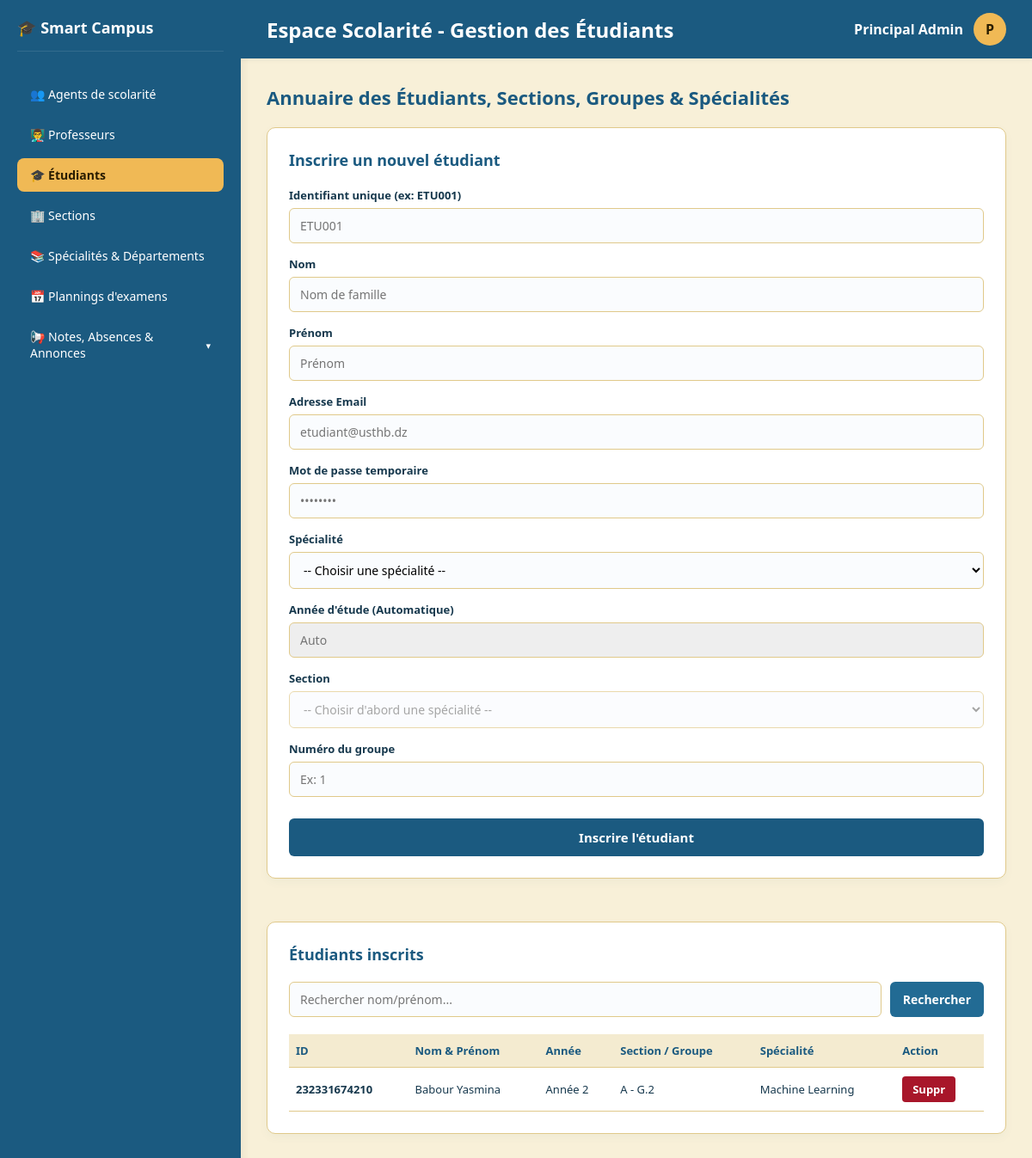
The page /gestion_etudiants.php (signed in) on the database its author committed.
### tables this page shows
CREATE TABLE `etudiant` (
  `id_Etu` int(11) NOT NULL,
  `id_user` varchar(100) NOT NULL,
  `id_sp` int(11) DEFAULT NULL,
  `id_Sec` int(11) DEFAULT NULL,
  `groupe` int(11) NOT NULL DEFAULT 1,
  `annee` tinyint(4) DEFAULT NULL
);

CREATE TABLE `user` (
  `id_user` varchar(100) NOT NULL,
  `nom` varchar(50) NOT NULL,
  `prenom` varchar(50) NOT NULL,
  `email` varchar(100) NOT NULL,
  `mdP` varchar(255) NOT NULL,
  `role` enum('etudiant','prof','scolarite') NOT NULL
);

CREATE TABLE `section` (
  `id_Sec` int(11) NOT NULL,
  `nom_sec` varchar(100) NOT NULL,
  `id_sp` int(11) DEFAULT NULL,
  `nombre_groupes` int(11) DEFAULT 4
);

CREATE TABLE `specialite` (
  `id_sp` int(11) NOT NULL,
  `NomSp` varchar(100) NOT NULL,
  `id_Dep` int(11) DEFAULT NULL,
  `annee` int(11) NOT NULL
);

### gestion_etudiants.php (the view, shortened to what this page needs)
<?php
$host = 'localhost';
$db   = 'smart_campus';
$user = 'root';
$pass = '';
try {
    $pdo = new PDO("mysql:host=$host;dbname=$db;charset=utf8mb4", $user, $pass);
    $pdo->setAttribute(PDO::ATTR_ERRMODE, PDO::ERRMODE_EXCEPTION);
    $search = trim($_GET['search'] ?? '');
    if (!empty($search)) {
        $stmt_etus = $pdo->prepare("SELECT u.id_user, u.nom, u.prenom, u.email, e.annee, e.groupe, sec.nom_sec, sp.NomSp as nom_spec
                                    FROM etudiant e
                                    JOIN user u ON e.id_user COLLATE utf8mb4_unicode_ci = u.id_user COLLATE utf8mb4_unicode_ci
                                    LEFT JOIN section sec ON e.id_Sec = sec.id_Sec
                                    LEFT JOIN specialite sp ON e.id_sp = sp.id_sp
                                    WHERE u.nom LIKE ? OR u.prenom LIKE ? OR u.id_user LIKE ?
                                    ORDER BY u.nom ASC");
        $stmt_etus->execute(["%$search%", "%$search%", "%$search%"]);
    } else {
        $stmt_etus = $pdo->query("SELECT u.id_user, u.nom, u.prenom, u.email, e.annee, e.groupe, sec.nom_sec, sp.NomSp as nom_spec
                                    FROM etudiant e
                                    JOIN user u ON e.id_user COLLATE utf8mb4_unicode_ci = u.id_user COLLATE utf8mb4_unicode_ci
                                    LEFT JOIN section sec ON e.id_Sec = sec.id_Sec
                                    LEFT JOIN specialite sp ON e.id_sp = sp.id_sp
                                    ORDER BY u.nom ASC");
    }
    $etudiants = $stmt_etus->fetchAll(PDO::FETCH_ASSOC);
} catch (PDOException $e) {
    if (isset($pdo) && $pdo->inTransaction()) {
        $pdo->rollBack();
    }
    $error = "Erreur de base de données : " . $e->getMessage();
}
?>
<!DOCTYPE html>
<html lang="fr">
<head>
</head>
<body>
    <div class="sidebar">
        <div class="sidebar-top">
            <div class="logo-area">
                <span>🎓 Smart Campus</span>
            </div>
            <div class="menu">
                <?php if (!empty($_SESSION['is_super_admin'])): ?>
                    <a href="admin_principal_dashboard.php" class="menu-item">👥 Agents de scolarité</a>
                <?php endif; ?>
                <a href="gestion_profs.php" class="menu-item">👨‍🏫 Professeurs</a>
                <a href="gestion_etudiants.php" class="menu-item active">🎓 Étudiants</a>
                <a href="gestion_sections.php" class="menu-item">🏢 Sections</a>
                <a href="gestion_specialites.php" class="menu-item">📚 Spécialités & Départements</a>
                <a href="gestion_examens.php" class="menu-item">📅 Plannings d'examens</a>
                <div class="menu-dropdown">
                    <a href="javascript:void(0);" class="menu-item dropdown-toggle" onclick="toggleSubmenu()">
                        <span>📢 Notes, Absences & Annonces</span>
                        <span id="arrow" style="font-size: 11px;">▾</span>
                    </a>
                </div>
            </div>
        </div>
    </div>
    <div class="main-content">
        <div class="top-navbar">
            <h2>Espace Scolarité - Gestion des Étudiants</h2>
            <div class="user-menu-container" onclick="toggleUserMenu(event)">
                <div class="user-profile">
                    <span><strong><?php echo htmlspecialchars($_SESSION['prenom'] . ' ' . $_SESSION['nom']); ?></strong></span>
                    <div class="user-avatar"><?php echo strtoupper(substr($_SESSION['prenom'], 0, 1)); ?></div>
                </div>
            </div>
        </div>
        <div class="content-body">
            <h3 class="section-title">Annuaire des Étudiants, Sections, Groupes & Spécialités</h3>
            <div class="admin-grid">
                <div class="card">
                    <h3>Inscrire un nouvel étudiant</h3>
                    <form action="gestion_etudiants.php" method="POST">
                        <div class="form-group">
                            <label for="id_etudiant">Identifiant unique (ex: ETU001)</label>
                            <input type="text" id="id_etudiant" name="id_etudiant" required placeholder="ETU001">
                        </div>
                        <div class="form-group">
                            <label for="nom">Nom</label>
                            <input type="text" id="nom" name="nom" required placeholder="Nom de famille">
                        </div>
                        <div class="form-group">
                            <label for="prenom">Prénom</label>
                            <input type="text" id="prenom" name="prenom" required placeholder="Prénom">
                        </div>
                        <div class="form-group">
                            <label for="email">Adresse Email</label>
                            <input type="email" id="email" name="email"  placeholder="etudiant@usthb.dz">
                        </div>
                        <div class="form-group">
                            <label for="password">Mot de passe temporaire</label>
                            <input type="password" id="password" name="password" required placeholder="••••••••">
                        </div>
                        <div class="form-group">
                            <label for="id_spec">Spécialité</label>
                            <select id="id_spec" name="id_spec" onchange="surChangementSpecialite()" required>
                                <option value="">-- Choisir une spécialité --</option>
                            </select>
                        </div>
                        <div class="form-group">
                            <label for="annee">Année d'étude (Automatique)</label>
                            <input type="number" id="annee" name="annee" readonly style="background-color: #eee;" required placeholder="Auto">
                        </div>
                        <div class="form-group">
                            <label for="id_section">Section</label>
                            <select id="id_section" name="id_section" required disabled>
                                <option value="">-- Choisir d'abord une spécialité --</option>
                            </select>
                        </div>
                        <div class="form-group">
                            <label for="groupe">Numéro du groupe</label>
                            <input type="number" id="groupe" name="groupe" min="1" required placeholder="Ex: 1">
                        </div>
                        <button type="submit" name="ajouter_etudiant" class="btn-submit">Inscrire l'étudiant</button>
                    </form>
                </div>
                <div class="card">
                    <h3>Étudiants inscrits</h3>
                    <form action="gestion_etudiants.php" method="GET" class="search-form">
                        <input type="text" name="search" placeholder="Rechercher nom/prénom..." value="<?php echo htmlspecialchars($search); ?>">
                        <button type="submit" class="btn-search">Rechercher</button>
                    </form>
                    <?php if (empty($etudiants)): ?>
                        <p style="color: var(--text-muted);">Aucun étudiant trouvé.</p>
                    <?php else: ?>
                        <div style="overflow-x: auto;">
                            <table>
                                <thead>
                                    <tr>
                                        <th>ID</th>
                                        <th>Nom & Prénom</th>
                                        <th>Année</th>
                                        <th>Section / Groupe</th>
                                        <th>Spécialité</th>
                                        <th>Action</th>
                                    </tr>
                                </thead>
                                <tbody>
                                    <?php foreach ($etudiants as $etu): ?>
                                        <tr>
                                            <td><strong><?php echo htmlspecialchars($etu['id_user']); ?></strong></td>
                                            <td><?php echo htmlspecialchars($etu['nom'] . ' ' . $etu['prenom']); ?></td>
                                            <td>Année <?php echo htmlspecialchars($etu['annee']); ?></td>
                                            <td><?php echo htmlspecialchars(($etu['nom_sec'] ?? 'Section') . ' - G.' . ($etu['groupe'] ?? 1)); ?></td>
                                            <td><?php echo htmlspecialchars($etu['nom_spec'] ?? 'Non assignée'); ?></td>
                                            <td>
                                                <form action="gestion_etudiants.php" method="POST" onsubmit="return confirm('Supprimer cet étudiant ?');" style="display:inline;">
                                                    <button type="submit" name="supprimer_etudiant" class="btn-delete">Suppr</button>
                                                </form>
                                            </td>
                                        </tr>
                                    <?php endforeach; ?>
                                </tbody>
                            </table>
                        </div>
                    <?php endif; ?>
                </div>
            </div>
        </div>
    </div>
</body>
</html>

### gestion_etudiants.php (style rules this page uses)
:root { --header: #1B5A80; --menu: #226B94; --on-blue: #FFFFFF; --accent: #F0B955; --on-accent: #2A1D00; --bg: #F8F0D8; --card: #FFFFFF; --border: #E0C98A; --text: #16384D; --text-muted: #51606A; --error: #A8162A; --on-error: #FFFFFF; --success: #2e7d32; }
* { box-sizing: border-box; margin: 0; padding: 0; font-family: 'Segoe UI', Tahoma, Geneva, Verdana, sans-serif; }
body { background-color: var(--bg); color: var(--text); display: flex; height: 100vh; overflow: hidden; }
.sidebar { width: 280px; background-color: var(--header); display: flex; flex-direction: column; justify-content: space-between; padding: 20px; box-shadow: 4px 0 10px rgba(0,0,0,0.05); }
.sidebar-top .logo-area { display: flex; align-items: center; gap: 12px; color: var(--on-blue); font-size: 18px; font-weight: bold; margin-bottom: 30px; padding-bottom: 15px; border-bottom: 1px solid rgba(255,255,255,0.1); }
.menu { display: flex; flex-direction: column; gap: 8px; }
.menu-item { background-color: transparent; color: var(--on-blue); padding: 10px 15px; border-radius: 8px; text-decoration: none; font-size: 14px; font-weight: 500; transition: background 0.2s; display: flex; align-items: center; gap: 10px; }
.menu-item:hover, .menu-item.active { background-color: var(--accent); color: var(--on-accent); font-weight: 600; }
.main-content { flex: 1; display: flex; flex-direction: column; overflow-y: auto; }
.top-navbar { background-color: var(--header); color: var(--on-blue); padding: 15px 30px; display: flex; justify-content: space-between; align-items: center; box-shadow: 0 2px 5px rgba(0,0,0,0.05); }
.content-body { padding: 30px; }
.section-title { color: var(--header); font-size: 22px; margin-bottom: 20px; font-weight: 700; }
.admin-grid { display: grid; grid-template-columns: 1fr 1.4fr; gap: 25px; align-items: start; }
@media (max-width: 1200px) { .admin-grid { grid-template-columns: 1fr; } }
.card { background-color: var(--card); border: 1px solid var(--border); border-radius: 10px; padding: 25px; margin-bottom: 25px; box-shadow: 0 4px 12px rgba(27,90,128,0.04); }
.card h3 { color: var(--header); margin-bottom: 20px; font-size: 18px; }
.form-group { margin-bottom: 15px; }
.form-group label { display: block; font-size: 13px; font-weight: 600; margin-bottom: 6px; color: var(--text); }
.form-group input, .form-group select { width: 100%; padding: 10px 12px; border: 1px solid var(--border); border-radius: 6px; font-size: 14px; background-color: #FAFCFE; }
.search-form { display: flex; gap: 10px; margin-bottom: 20px; }
.search-form input { flex: 1; padding: 10px 12px; border: 1px solid var(--border); border-radius: 6px; font-size: 14px; background-color: #FAFCFE; }
.btn-search { background-color: var(--menu); color: var(--on-blue); border: none; padding: 10px 15px; border-radius: 6px; font-size: 14px; font-weight: 600; cursor: pointer; transition: background 0.2s; }
.btn-submit { background-color: var(--header); color: var(--on-blue); border: none; padding: 12px 20px; border-radius: 6px; font-size: 15px; font-weight: 600; cursor: pointer; transition: background 0.2s; width: 100%; margin-top: 10px; }
.btn-delete { background-color: var(--error); color: var(--on-error); border: none; padding: 6px 12px; border-radius: 4px; font-size: 13px; font-weight: 600; cursor: pointer; transition: opacity 0.2s; }
table { width: 100%; border-collapse: collapse; font-size: 13px; }
th, td { padding: 10px 8px; text-align: left; border-bottom: 1px solid var(--border); }
th { background-color: #f4ebd0; color: var(--header); font-weight: 600; }
td { color: var(--text); }
.user-menu-container { position: relative; display: inline-block; cursor: pointer; }
.user-profile { display: flex; align-items: center; gap: 12px; }
.user-avatar { width: 38px; height: 38px; background-color: var(--accent); color: var(--on-accent); border-radius: 50%; display: flex; align-items: center; justify-content: center; font-weight: bold; }
.menu-dropdown { position: relative; }
.dropdown-toggle { cursor: pointer; display: flex; justify-content: space-between; align-items: center; }

### rows shown on the page
etudiant: id_user.id_user "232331674210", id_user.prenom "Babour Yasmina", annee "2", id_Sec+groupe "A - G.2", id_sp.NomSp "Machine Learning"

### other values the page prints
$_SESSION['prenom'] . ' ' . $_SESSION['nom'] "Principal Admin"
substr($_SESSION['prenom'], 0, 1) "P"
